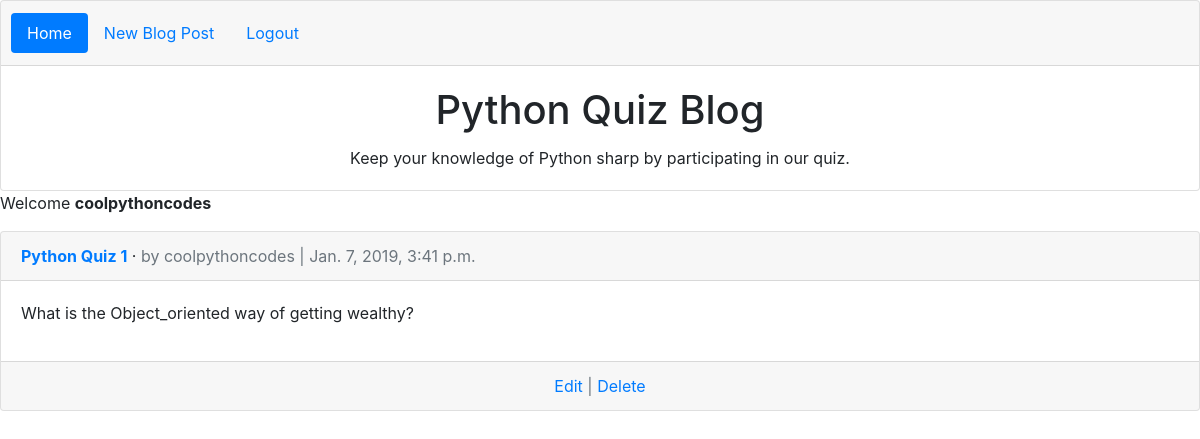
/post/2 (signed in), run on the app's committed database.
### blog/models.py (models this page shows, shortened)
class BlogPost(models.Model):
    title = models.CharField(max_length=200)
    author = models.ForeignKey('auth.User',on_delete=models.CASCADE,)
    body = models.TextField()
    date = models.DateTimeField(auto_now_add=True)

### blog/views.py (the view)
# urls.py: path('post/<int:pk>', views.BlogDetailView.as_view(), name='post_detail'),
class BlogDetailView(DetailView):
    model = BlogPost
    template_name = "post_detail.html"

### template/post_detail.html (shortened to what this page needs)
{% extends "base.html" %}
{%block content%}
    <div class="card">
        <div class="card-header">
            <span class="font-weight-bold"><a href="">{{ object.title }}</a></span> &middot;
            <span class="text-muted">by {{object.author}} | {{object.date}}</span>
        </div>
        <div class="card-body">
            {{object.body|linebreaks}}
        </div>
        {% if user.is_authenticated %}
            <div class="card-footer text-center text-muted">
                <a href="{% url 'post_update' object.pk %}">Edit</a> | <a href="{% url 'post_delete' object.pk %}">Delete</a>
            </div>
        {% endif %}
    </div>
{%endblock content%}

### template/base.html (shortened to what this page needs)
<!DOCTYPE html>
<html lang="en">
<head>
    <link rel="stylesheet" href="https://stackpath.bootstrapcdn.com/bootstrap/4.1.3/css/bootstrap.min.css">
</head>
<body>
        <div class="card text-center">
                <div class="card-header">
                  <ul class="nav nav-pills card-header-pills">
                    <li class="nav-item">
                        <a class="nav-link active" href="{% url 'home' %}">Home</a>
                    </li>
                    {% if user.is_authenticated %}
                    <li class="nav-item">
                        <a class="nav-link right" href="{% url 'post_new' %}"> New Blog Post</a>
                    </li>
                    <li class="nav-item">
                        <a class="nav-link right" href="{% url 'logout' %}"> Logout</a>
                    </li>
                    {% endif %}
                  </ul>
                </div>
                <div class="card-body">
                  <h1 class="card-title">Python Quiz Blog</h1>
                  <p class="card-text">Keep your knowledge of Python sharp by participating in our quiz.</p>
                </div>
              </div>
    {% if user.is_authenticated %}
    <p>Welcome <strong>{{user.username}}</strong></p>
    {% endif %}
   {%block content%}
   {%endblock content%}
</body>
</html>

### data on the page
BlogPost: title "Python Quiz 1", author "coolpythoncodes", date "Jan. 7, 2019, 3:41 p.m.", body "What is the Object_oriented way of getting wealthy?"

### other printed values
{{ user.username }} "coolpythoncodes"
